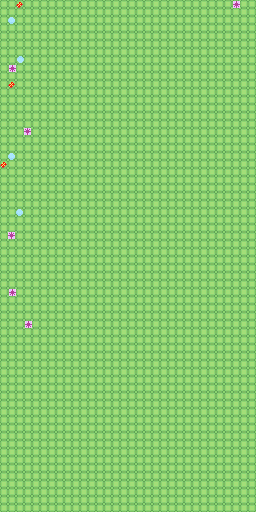

Tiled map render using the project's own tile images. Description and the map definition, with tile-layer contents summarised, below:
An orthogonal 32x64 tile map with 8x8 px tiles, 1 tile layer (Tile Layer 1).

<map version="1.10" tiledversion="1.11.2" orientation="orthogonal" renderorder="right-down" width="32" height="64" tilewidth="8" tileheight="8" infinite="0" nextlayerid="2" nextobjectid="1">
 <editorsettings>
  <export target="../bathhouse.c" format="gba" />
 </editorsettings>
 <tileset firstgid="1" source="tileset.tsx" />
 <layer id="1" name="Tile Layer 1" width="32" height="64">
  <data>[2048 cells, 2048 non-empty, 4 distinct tile ids]</data>
 </layer>
</map>
